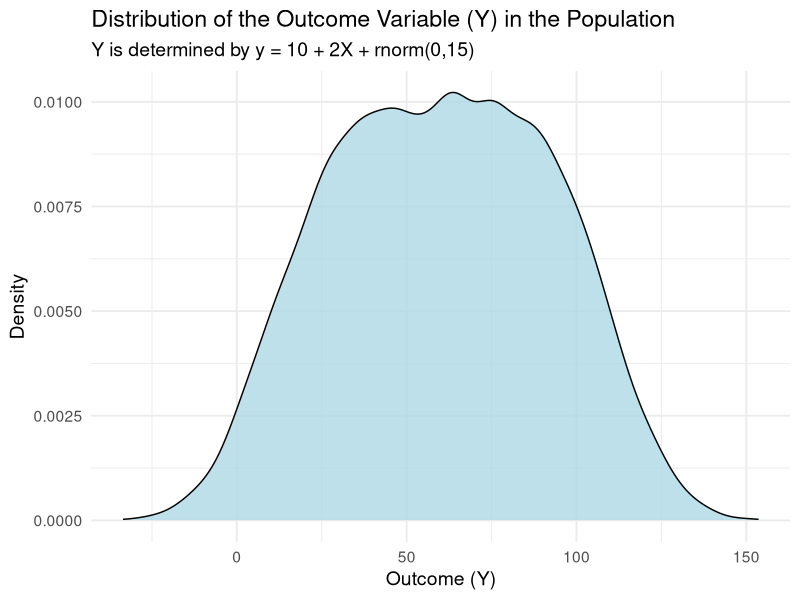
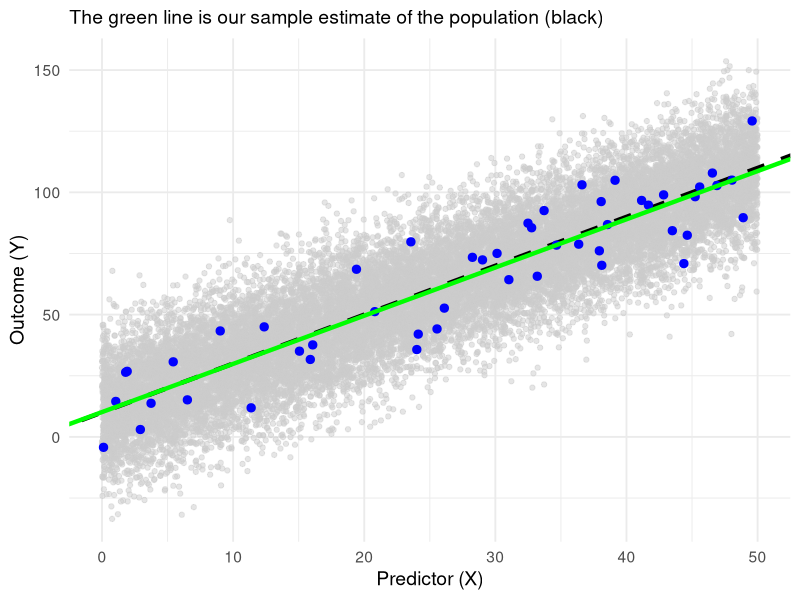
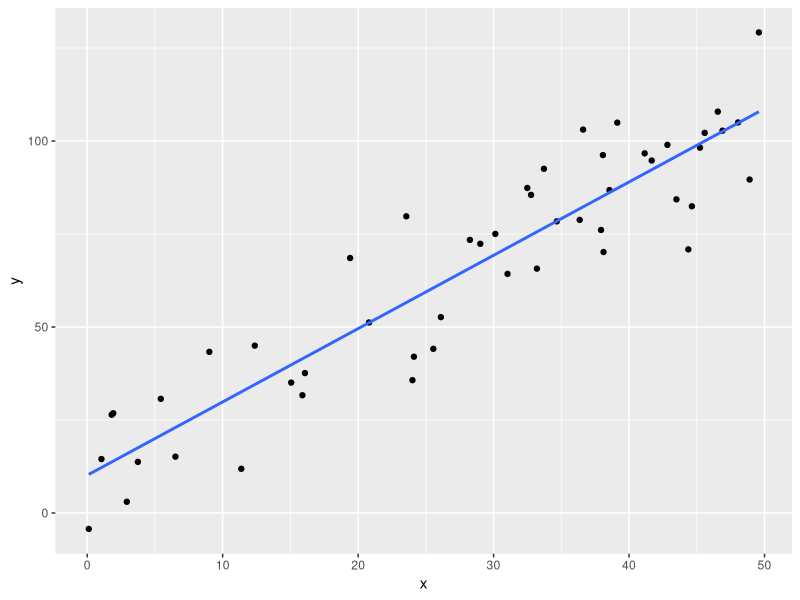
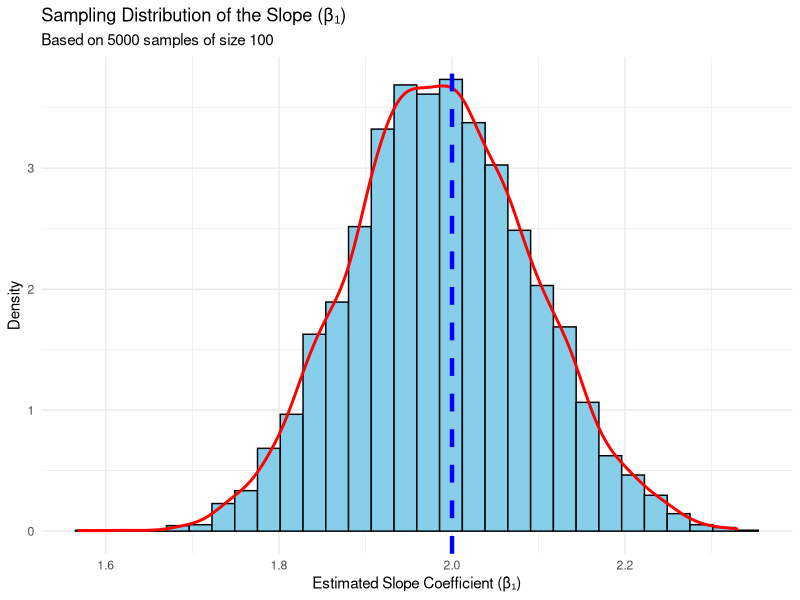
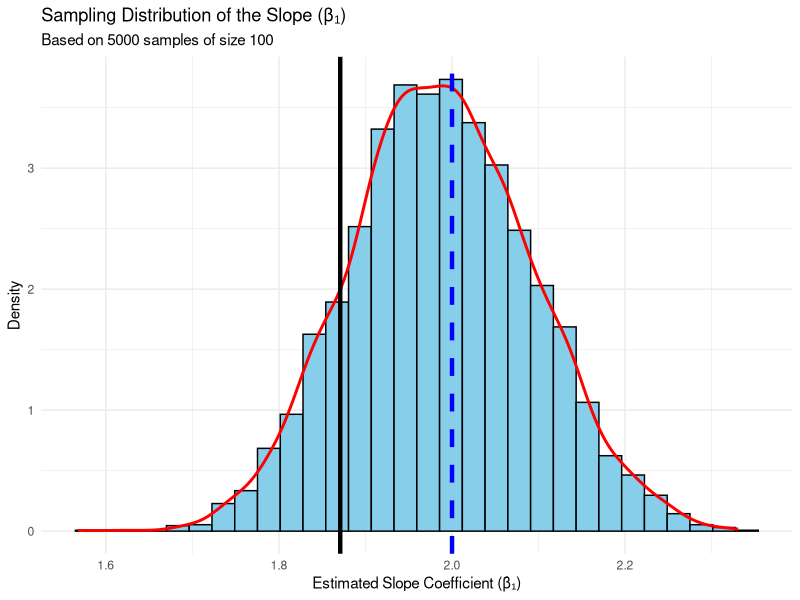
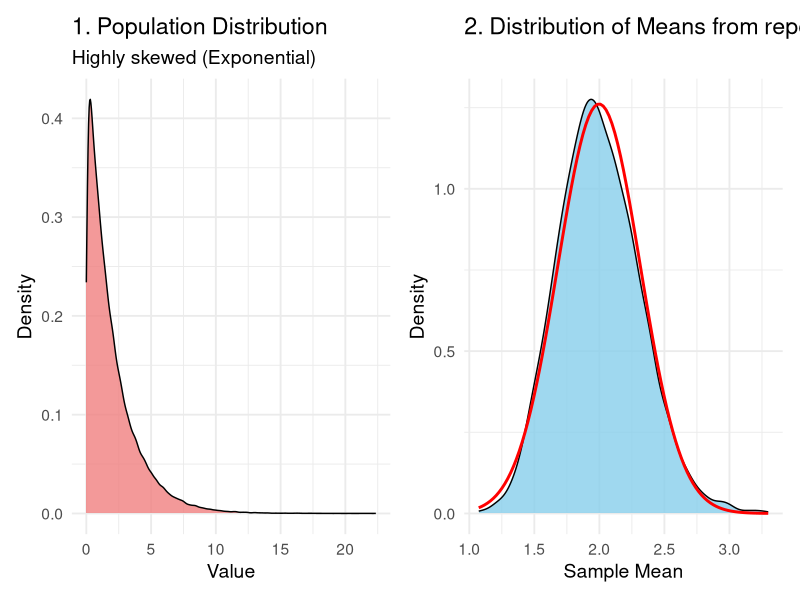
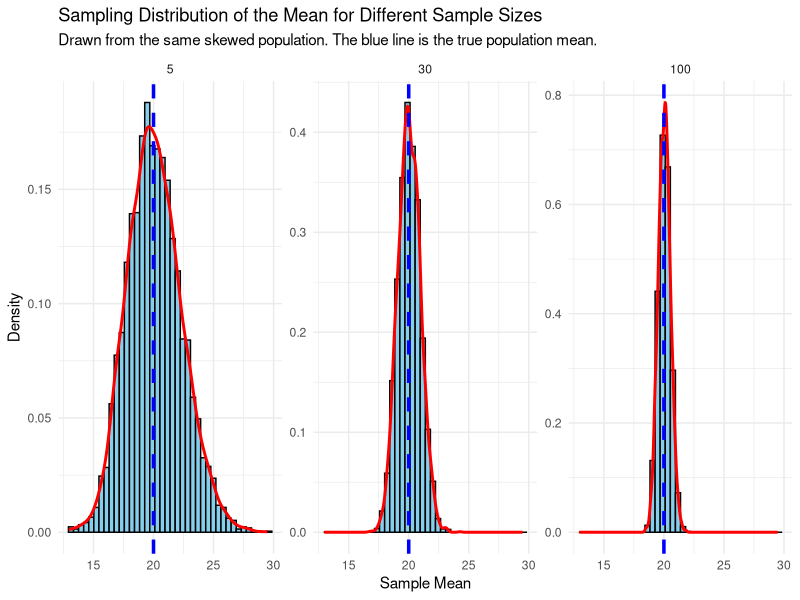
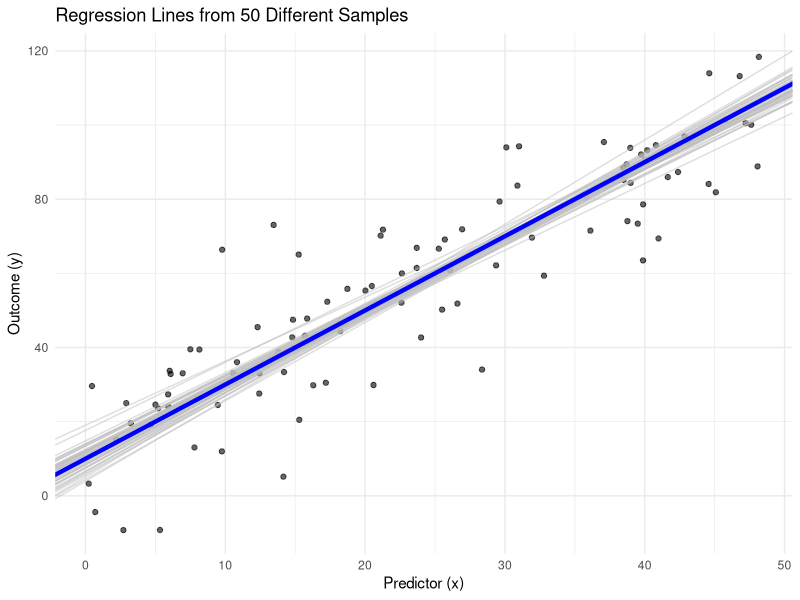

Write the R code that produced these figures, in order.
## ---- chunk 1
#| code-fold: true
# Load the ggplot2 library for plotting
library(ggplot2)

# --- 1. Define the True Population Model ---
# These are the "true" parameters that we are trying to discover.
true_beta0 <- 10
true_beta1 <- 2
true_sigma <- 15
population_size <- 20000

# Create the entire population based on the true model
population <- data.frame(
  x = runif(population_size, 0, 50)
)
population$y <- true_beta0 + true_beta1 * population$x + rnorm(population_size, mean = 0, sd = true_sigma)

# --- 2. Draw a Random Sample from the Population ---
sample_size <- 50
sample_data <- population[sample(1:population_size, sample_size), ]

# --- 3. Fit a Regression Model to the SAMPLE ---
sample_model1 <- lm(y ~ x, data = sample_data)
sample_beta0_hat <- coef(sample_model1)[1]
sample_beta1_hat <- coef(sample_model1)[2]

# --- 4. Visualize the Relationship ---

pop <- ggplot(population, aes(x = y)) +
  geom_density(fill = "lightblue", alpha = 0.8, color = "black") +
  labs(
    title = "Distribution of the Outcome Variable (Y) in the Population",
    subtitle = "Y is determined by y = 10 + 2X + rnorm(0,15) ",
    x = "Outcome (Y)",
    y = "Density"
  ) +
  theme_minimal(base_size = 14)


pop

## ---- chunk 2
#| code-fold: true
ggplot(population, aes(x = x, y = y)) +
# Plot the entire population as faint gray points
geom_point(color = "gray80", alpha = 0.5) +
# Add the TRUE population regression line in red
geom_abline(
intercept = true_beta0,
slope = true_beta1,
color = "black",
size = 1.5,
linetype = "dashed"
) +
# Highlight the points from our random sample in blue
geom_point(data = sample_data, color = "blue", size = 2.5) +
# Add the ESTIMATED sample regression line in blue
geom_abline(
intercept = sample_beta0_hat,
slope = sample_beta1_hat,
color = "green",
size = 1.5
) +
labs(subtitle = "The green line is our sample estimate of the population (black)",
x = "Predictor (X)",
y = "Outcome (Y)"
) +
theme_minimal(base_size = 14)
## ---- chunk 3
#| code-fold: true
ggplot(sample_data, aes(x = x, y = y))+
geom_point() +
geom_smooth(method='lm', se = FALSE) 
## ---- chunk 4
#| code-fold: true
library(ggplot2)

# --- Step 1: Create a "True" Population ---

true_intercept <- 10
true_slope <- 2
true_error_sd <- 15 # The true standard deviation of the residuals (sigma)
population_size <- 20000

# Create the entire population based on our true model
set.seed(74) # for reproducibility
population_data <- data.frame(
  x = runif(population_size, 0, 50)
)
population_data$y <- true_intercept + true_slope * population_data$x + rnorm(population_size, mean = 0, sd = true_error_sd)



# --- Step 2: Simulate the Process of Repeated Sampling ---

n_simulations <- 5000 # Let's take 5000 different samples
sample_size <- 100  # Each sample will have 10 data points
all_my_slopes <- numeric(n_simulations) # An empty vector to store our results

all_my_models <- data.frame(
  intercept = numeric(n_simulations),
  slope = numeric(n_simulations)
)

for (i in 1:n_simulations) {
  # Draw one random sample of 100 data points from our population
  current_sample <- population_data[sample(1:population_size, sample_size), ]
  
  # Fit a regression model to this one small sample
  sample_model <- lm(y ~ x, data = current_sample)
  
  # Extract and store the estimated slope from this sample's model
  all_my_models$intercept[i] <- coef(sample_model)[1]
  all_my_models$slope[i] <- coef(sample_model)[2]
}


# --- Step 3: Build and Analyze the Sampling Distribution ---
all_my_slopes <- all_my_models$slope
mean_of_slopes <- mean(all_my_slopes)


cat("The true slope is 2.0. The mean of our 5000 estimated slopes is:", round(mean_of_slopes, 4), "\n")

simulated_standard_error <- sd(all_my_slopes)
cat("The standard deviation of our slopes (the Simulated Standard Error) is:", round(simulated_standard_error, 4), "\n\n")


## ---- chunk 5
#| code-fold: true
# --- Step 5: Visualize Everything ---
# A histogram clearly shows the distribution of our estimates.
sampling_dist_plot <- ggplot(data.frame(slopes = all_my_slopes), aes(x = slopes)) +
  geom_histogram(aes(y = ..density..), bins = 30, fill = "skyblue", color = "black") +
  geom_density(color = "red", size = 1) +
  geom_vline(xintercept = true_slope, color = "blue", linetype = "dashed", size = 1.5) +
  labs(
    title = "Sampling Distribution of the Slope (β₁)",
    subtitle = paste("Based on", n_simulations, "samples of size", sample_size),
    x = "Estimated Slope Coefficient (β̂₁)",
    y = "Density"
  ) + 
  # geom_vline(2.014) + 
  theme_minimal()

print(sampling_dist_plot)

## ---- chunk 6
#| code-fold: true
# --- Step 4:Connecting to a Single Regression Summary ---
summary(sample_model) # Using the last model from our loop

## ---- chunk 7
#| code-fold: true
# --- Step 5: Visualize Everything ---
# A histogram clearly shows the distribution of our estimates.
sampling_dist_plot <- ggplot(data.frame(slopes = all_my_slopes), aes(x = slopes)) +
  geom_histogram(aes(y = ..density..), bins = 30, fill = "skyblue", color = "black") +
  geom_density(color = "red", size = 1) +
  geom_vline(xintercept = true_slope, color = "blue", linetype = "dashed", size = 1.5) +
  geom_vline(xintercept = 1.87082, color = "black", linetype = "solid", size = 1.5) +
  labs(
    title = "Sampling Distribution of the Slope (β₁)",
    subtitle = paste("Based on", n_simulations, "samples of size", sample_size),
    x = "Estimated Slope Coefficient (β̂₁)",
    y = "Density"
  ) + 
  # geom_vline(2.014) + 
  theme_minimal()

print(sampling_dist_plot)

## ---- chunk 8
#| code-fold: true
# Load the required libraries
library(ggplot2)
library(patchwork)

# --- 1. Create a Skewed Population ---
# We'll use an exponential distribution, which is very non-normal.
population_size <- 100000
population <- data.frame(value = rexp(population_size, rate = 0.5))

# --- 2. Set Simulation Parameters ---
sample_size <- 40       # The size of each sample we draw from the population
n_simulations <- 5000  # The number of samples we will take

# Create a vector to store the mean of each sample
sample_means <- numeric(n_simulations)

# --- 3. Run the Simulation ---
for (i in 1:n_simulations) {
  # Draw a random sample from the population
  my_sample <- sample(population$value, size = sample_size)
  
  # Calculate the mean of that sample and store it
  sample_means[i] <- mean(my_sample)
}

# Create a data frame of the results
sampling_dist_data <- data.frame(mean = sample_means)

# --- 4. Visualize the Results ---

# Plot 1: The original, skewed population distribution
plot_population <- ggplot(population, aes(x = value)) +
  geom_density(fill = "lightcoral", alpha = 0.8) +
  labs(title = "1. Population Distribution",
       subtitle = "Highly skewed (Exponential)",
       x = "Value", y = "Density") +
  theme_minimal(base_size = 14)

# Plot 2: The distribution of sample means 
plot_sampling_dist <- ggplot(sampling_dist_data, aes(x = mean)) +
  geom_density(fill = "skyblue", alpha = 0.8) +
  # Overlay a perfect normal curve for comparison
  stat_function(fun = dnorm, args = list(mean = mean(sample_means), sd = sd(sample_means)),
                color = "red", size = 1) +
  labs(title = "2. Distribution of Means from repeated samples",
       x = "Sample Mean", y = "Density") +
  theme_minimal(base_size = 14)

# Combine the plots side-by-side
plot_population + plot_sampling_dist
## ---- chunk 9
#| code-fold: true
library(dplyr)

# --- Step 1: Create a "True" Population ---

true_population_mean <- 20
true_population_sd <- 5
population_size <- 20000

# Create the population data (a skewed gamma distribution)
set.seed(456) # for reproducibility
population_data <- rgamma(population_size, shape = (true_population_mean^2)/(true_population_sd^2), scale = (true_population_sd^2)/true_population_mean)


# --- Step 2: Simulate Sampling for DIFFERENT Sample Sizes ---

n_simulations <- 5000 # We'll run 5000 simulations for each sample size
sample_sizes <- c(5, 30, 100)  # The different sample sizes we want to test

# Create an empty data frame to store all of our results
results_df <- data.frame()

# Loop through each sample size we want to test
for (n in sample_sizes) {
  
  # Create a temporary vector to store the means for the current sample size
  current_means1 <- numeric(n_simulations)
  
  for (i in 1:n_simulations) {
    # Draw one random sample of size 'n'
    current_sample1 <- sample(population_data, n)
    
    # Calculate the mean of this sample and store it
    current_means1[i] <- mean(current_sample1)
  }
  
  # Add the means for this sample size to our main results dataframe
  results_df <- bind_rows(results_df, data.frame(mean = current_means1, sample_size = n))
}

# Convert sample_size to a factor for better plotting
results_df$sample_size <- as.factor(results_df$sample_size)

#  Visualize the Sampling Distributions Side-by-Side ---
sampling_dist_plot <- ggplot(results_df, aes(x = mean)) +
  # Create a separate histogram plot for each sample size
  facet_wrap(~ sample_size, scales = "free_y") + 
  geom_histogram(aes(y = ..density..), bins = 40, fill = "skyblue", color = "black") +
  geom_density(color = "red", size = 1) +
  # Add a vertical line for the true population mean on all plots
  geom_vline(xintercept = true_population_mean, color = "blue", linetype = "dashed", size = 1.2) +
  labs(
    title = "Sampling Distribution of the Mean for Different Sample Sizes",
    subtitle = "Drawn from the same skewed population. The blue line is the true population mean.",
    x = "Sample Mean",
    y = "Density"
  ) +
  theme_minimal()

print(sampling_dist_plot)
## ---- chunk 10

sd(replicate(1000, mean(rnorm(5, 100, 15))))
sd(replicate(1000, mean(rnorm(25, 100, 15))))
sd(replicate(1000, mean(rnorm(100, 100, 15))))
sd(replicate(1000, mean(rnorm(1000, 100, 15))))

## ---- chunk 11

mean(replicate(1000, mean(rnorm(5, 100, 15))))
mean(replicate(1000, mean(rnorm(25, 100, 15))))
mean(replicate(1000, mean(rnorm(100, 100, 15))))
mean(replicate(1000, mean(rnorm(1000, 100, 15))))

## ---- chunk 12
sd(replicate(1000, mean(rnorm(25, 100, 15))))
## ---- chunk 13
sd(rnorm(25, 100, 15))/sqrt(25)
## ---- chunk 14
set.seed(74)
sd(rnorm(25, 100, 15))/sqrt(25)
## ---- chunk 15
sd(all_my_slopes)
## ---- chunk 16
summary(sample_model)
## ---- chunk 17
#| code-fold: true
regression_lines_plot <- ggplot(current_sample, aes(x = x, y = y)) +
  geom_point(alpha = 0.6) +
  # Add the 50 regression lines from our first 50 simulations
  geom_abline(
    data = all_my_models[1:50, ], 
    aes(intercept = intercept, slope = slope), 
    color = "gray", alpha = 0.5
  ) +
  # Add the "true" population line in blue so we can see how our samples vary around it
  geom_abline(intercept = true_intercept, slope = true_slope, color = "blue", size = 1.5) +
  labs(
    title = "Regression Lines from 50 Different Samples",
    x = "Predictor (x)",
    y = "Outcome (y)"
  ) +
  theme_minimal()

print(regression_lines_plot)
## ---- chunk 18
#| code-fold: true
ggplot(sample_data, aes(x = x, y = y))+
geom_point() +
geom_smooth(method='lm', se = TRUE) +
  theme_minimal()
## ---- chunk 19
#| code-fold: true
library(ggplot2)



# --- Step 1: Create a "True" Population ---


set.seed(123) # For reproducibility
population_size <- 100000

# World where the Null Hypothesis is TRUE (No difference between groups)
population_h0_control <- rnorm(population_size, mean = 100, sd = 15)
population_h0_treatment <- rnorm(population_size, mean = 100, sd = 15) # Identical to control


# --- Step 2: Build the Sampling Distribution of the COEFFICIENT ---
# We'll simulate thousands of experiments, and for each one, we will store the
# estimated regression coefficient (the slope).

n_simulations <- 5000
sample_size <- 30
# Create an empty vector to store the SLOPE from each simulated experiment
slope_dist_h0 <- numeric(n_simulations)

for (i in 1:n_simulations) {
  # Draw samples from the world where the NULL IS TRUE
  sample_control <- sample(population_h0_control, sample_size)
  sample_treatment <- sample(population_h0_treatment, sample_size)
  
  # Combine data and create a grouping variable for the linear model
  combined_data <- data.frame(
    value = c(sample_control, sample_treatment),
    group = factor(rep(c("control", "treatment"), each = sample_size), levels = c("control", "treatment"))
  )
  
  # Run a linear model
  lm_result <- lm(value ~ group, data = combined_data)
  
  # Extract and store the SLOPE for the group predictor
  # The slope is in the 2nd row, 1st column of the coefficients table
  slope_dist_h0[i] <- summary(lm_result)$coefficients[2, 1]
}


# --- Step 3: Analyze the Sampling Distribution of the Slope ---
# The standard deviation of this distribution is our "true" Standard Error.

mean_of_slopes <- mean(slope_dist_h0)
simulated_standard_error <- sd(slope_dist_h0)


# --- Step 4: Connecting to a Single Regression Summary ---
# Now, let's run just ONE experiment and see how its summary output compares to our simulation.

our_sample_control <- sample(population_h0_control, sample_size)
our_sample_treatment <- sample(population_h0_treatment, sample_size)

our_data <- data.frame(
  value = c(our_sample_control, our_sample_treatment),
  group = factor(rep(c("control", "treatment"), each = sample_size), levels = c("control", "treatment"))
)

our_lm_test <- lm(value ~ group, data = our_data)
summary_our_lm <- summary(our_lm_test)

# Extract the Standard Error from the summary output
estimated_se_from_summary <- summary_our_lm$coefficients[2, 2]

# --- Step 5: Visualize the Sampling Distribution ---
# Let's plot the distribution of the slopes we generated.

plot_data <- data.frame(slopes = slope_dist_h0)

se_plot <- ggplot(plot_data, aes(x = slopes)) +
  geom_histogram(aes(y = ..density..), bins = 40, fill = "skyblue", color = "black") +
  geom_density(color = "red", size = 1) +
  geom_vline(xintercept = 0, color = "blue", size = 1.5, linetype = "dashed") +
  labs(
    title = "Sampling Distribution of the Regression Coefficient (Slope)",
    subtitle = "The distribution of estimates from 5000 experiments. The blue line is the true slope (0).",
    x = "Estimated Slope (Difference between group means)",
    y = "Density"
  ) +
  annotate("text", x = 0.5, y = 0.05, label = "True Slope = 0", color = "blue", fontface = "bold", hjust = 0) +
  theme_minimal()

print(se_plot)

## ---- chunk 20
round(simulated_standard_error, 4)
## ---- chunk 21
summary(our_lm_test)
## ---- chunk 22
#| code-fold: true
ggplot(plot_data, aes(x = slopes)) +
  geom_histogram(aes(y = ..density..), bins = 40, fill = "skyblue", color = "black") +
  geom_density(color = "red", size = 1) +
  geom_vline(xintercept = 0, color = "blue", size = 1.5, linetype = "dashed") +
  geom_segment(aes(x = -1.529, xend = -1.529, y = 0, yend = .1), size = 1.5, linetype = "dashed") + 
  labs(
    title = "Sampling Distribution of the Regression Coefficient (Slope)",
    subtitle = "The distribution of estimates from 5000 experiments. The blue line is the null slope (0).",
    x = "Estimated Slope (Difference between group means)",
    y = "Density"
  ) +
  annotate("text", x = -8, y = 0.09, label = "Observed slope", color = "black", fontface = "bold", hjust = 0) +
  theme_minimal()
## ---- chunk 23
alpha <- 0.05
qnorm(1 - alpha/2,  0, 3.883)
qnorm(alpha/2,  0, 3.883)
## ---- chunk 24
#| code-fold: true
# ---  Define the Rejection Region on the ESTIMATE's Scale ---
alpha <- 0.05
degrees_freedom <- 100
standard_error <- 3.883
# First, find the critical t-values
critical_t_upper <- qt(1 - alpha/2, df = degrees_freedom)
critical_t_lower <- qt(alpha/2, df = degrees_freedom)

# Now, convert these t-values back to the scale of your original estimate
critical_value_upper <- critical_t_upper * standard_error
critical_value_lower <- critical_t_lower * standard_error


 ggplot(plot_data, aes(x = slopes)) +
  geom_histogram(aes(y = ..density..), bins = 40, fill = "skyblue", color = "black") +
  geom_density(color = "red", size = 1) +
  geom_vline(xintercept = 0, color = "blue", size = 1.5, linetype = "dashed") +
  geom_segment(aes(x = -1.529, xend = -1.529, y = 0, yend = .1), size = 1.5, linetype = "dashed") + 
  labs(
    title = "Sampling Distribution of the Regression Coefficient (Slope)",
    subtitle = "The distribution of estimates from 5000 experiments. The blue line is the null slope (0).",
    x = "Estimated Slope (Difference between group means)",
    y = "Density"
  ) +
  annotate("text", x = -7.9, y = 0.09, label = "Observed slope", color = "black", fontface = "bold", hjust = 0) +
  geom_rect(aes(xmin = critical_value_upper, xmax = Inf, ymin = 0, ymax = Inf), fill = "grey", alpha = 0.1) +
  geom_rect(aes(xmin = -Inf, xmax = critical_value_lower, ymin = 0, ymax = Inf), fill = "grey", alpha = 0.1) +
  annotate("text", x = critical_value_upper + 2, y = 0.05, label = "Rejection\nRegion", color = "red", fontface = "bold") +
  annotate("text", x = critical_value_lower - 2, y = 0.05, label = "Rejection\nRegion", color = "red", fontface = "bold") 


## ---- chunk 25
#| code-fold: true
critical_t_upper <- qt(1 - alpha/2, df = 100)
critical_t_lower <- qt(alpha/2, df = 100)

# Now, convert these t-values back to the scale of your original estimate
critical_o.unit_upper <- critical_t_upper * standard_error
critical_o.unit_lower <- critical_t_lower * standard_error

critical_t_lower 
critical_o.unit_lower 
## ---- chunk 26
#| code-fold: true
library(ggplot2)

set.seed(123) # For reproducibility
population_size <- 100000

# World 1: The Null Hypothesis is TRUE (No difference between groups)
population_h0_control <- rnorm(population_size, mean = 100, sd = 15)
population_h0_treatment <- rnorm(population_size, mean = 100, sd = 15) # Identical to control

# World 2: The Alternative Hypothesis is TRUE (A real difference exists)
population_h1_control <- rnorm(population_size, mean = 100, sd = 15)
population_h1_treatment <- rnorm(population_size, mean = 105, sd = 15) # Mean is 5 points higher


# --- Step 2: Build the Sampling Distribution ASSUMING THE NULL IS TRUE ---

n_simulations <- 5000
sample_size <- 30
# Create an empty vector to store the t-statistic from each simulated experiment
t_dist_h0 <- numeric(n_simulations)

for (i in 1:n_simulations) {
  # Draw samples from the world where the NULL IS TRUE
  sample_control <- sample(population_h0_control, sample_size)
  sample_treatment <- sample(population_h0_treatment, sample_size)
  
  # Combine data and create a grouping variable for the linear model
  combined_data <- data.frame(
    value = c(sample_control, sample_treatment),
    group = factor(rep(c("control", "treatment"), each = sample_size))
  )
  
  # Run a linear model 
  lm_result <- lm(value ~ group, data = combined_data)
  
  # Extract and store the t-statistic for the group predictor
  # The t-statistic is in the 2nd row, 3rd column of the coefficients table
  t_dist_h0[i] <- summary(lm_result)$coefficients[2, 3]
}


# --- Step 3: Define Our Rejection Region ---
# We set our standard of proof, alpha (α). This defines our "zone of surprise."
# If a result falls in this zone, it's too unlikely to have happened by chance.

alpha <- 0.05
# Find the critical t-values that mark the boundaries of our rejection region
degrees_freedom <- (sample_size - 1) * 2
critical_value_upper <- qt(1 - alpha/2, df = degrees_freedom)
critical_value_lower <- qt(alpha/2, df = degrees_freedom)


# --- Step 4: Conduct "Our" Single, Real Experiment ---
our_sample_control <- sample(population_h1_control, sample_size)
our_sample_treatment <- sample(population_h1_treatment, sample_size)

# Combine our single experiment's data for the linear model
our_data <- data.frame(
  value = c(our_sample_control, our_sample_treatment),
  group = factor(rep(c("control", "treatment"), each = sample_size))
)


# Extract the t-statistic and p-value for the group predictor
our_observed_t <- summary_our_lm$coefficients[2, 3]
p_value <- summary_our_lm$coefficients[2, 4]

# --- Step 5: Visualize the Verdict ---
# Let's plot the sampling distribution (from Step 2) and see where our
# single result (from Step 4) lands.

# Create a dataframe for the plot
plot_data <- data.frame(t_values = t_dist_h0)

ggplot(plot_data, aes(x = t_values)) +
  # Create the histogram of the sampling distribution under the null
  geom_histogram(aes(y = ..density..), bins = 40, fill = "skyblue", color = "black") +
  stat_function(fun = dt, args = list(df = degrees_freedom), color = "blue", size = 1) 

## ---- chunk 27
#| code-fold: true
ggplot(data.frame(x = c(-4, 4)), aes(x = x)) +
  stat_function(fun = dt, args = list(df = 50)) 
## ---- chunk 28
summary(our_lm_test)
## ---- chunk 29
#| code-fold: true
ggplot(plot_data, aes(x = t_values)) +
    stat_function(fun = dt, args = list(df = degrees_freedom))  + geom_segment(aes(x = our_observed_t, xend = our_observed_t, y = 0, yend = .4), size = 1.5, linetype = "dashed") +

  labs(title = "The null distribution",
    x = "t-statistic",
    y = "Density"
  ) +  annotate("text", x = our_observed_t, y = -0.035, label = paste("Our observed test t-statistic\n(t =", round(our_observed_t, 2), ")"), color = "black", fontface = "bold") +
  theme_minimal()


## ---- chunk 30
#| code-fold: true
ggplot(plot_data, aes(x = t_values)) +
    stat_function(fun = dt, args = list(df = degrees_freedom))  + geom_segment(aes(x = our_observed_t, xend = our_observed_t, y = 0, yend = .4), size = 1.5, linetype = "dashed") +
  annotate("rect", xmin=-Inf, xmax=critical_value_lower, ymin=0, ymax=Inf, alpha=0.2, fill="red") + annotate("rect", xmin=critical_value_upper, xmax=Inf, ymin=0, ymax=Inf, alpha=0.2, fill="red") 
  

## ---- chunk 31
#| code-fold: true
ggplot(data.frame(x = c(-4, 4)), aes(x = x)) +
  
annotate("rect", xmin=-Inf, xmax=our_observed_t, ymin=0, ymax=Inf, alpha=0.2, fill="red") + annotate("rect", xmin=abs(our_observed_t), xmax=Inf, ymin=0, ymax=Inf, alpha=0.2, fill="red") +
  
  # Draw the t-distribution curve
  stat_function(fun = dt, args = list(df = degrees_freedom), color = "blue", size = 1) +
  
  # Add a vertical line to mark our specific t-statistic
  geom_vline(xintercept = our_observed_t, linetype = "dashed", size = 1)+
  annotate("text", x = -3, y = 0.15, label = "This area under the curve...", color = "black") +
  annotate("text", x = 3, y = 0.15, label = "...plus this area...", color = "black") +
  annotate("text", x = 0.2, y = 0.12, label = paste("...equals the p-value\n(p =", round(p_value, 2), ")"), color = "black", fontface = "bold", size = 5) +
  
  # Add labels and title
  labs(
    title = "Conceptualizing a P-Value",
    x = "t-statistic",
    y = "Density"
  ) +
  theme_minimal()
## ---- chunk 32
pt(-.93, df = 100) + (1 - pt(.93, df = degrees_freedom)) 
## ---- chunk 33
pt(-.93, df = 100) 
